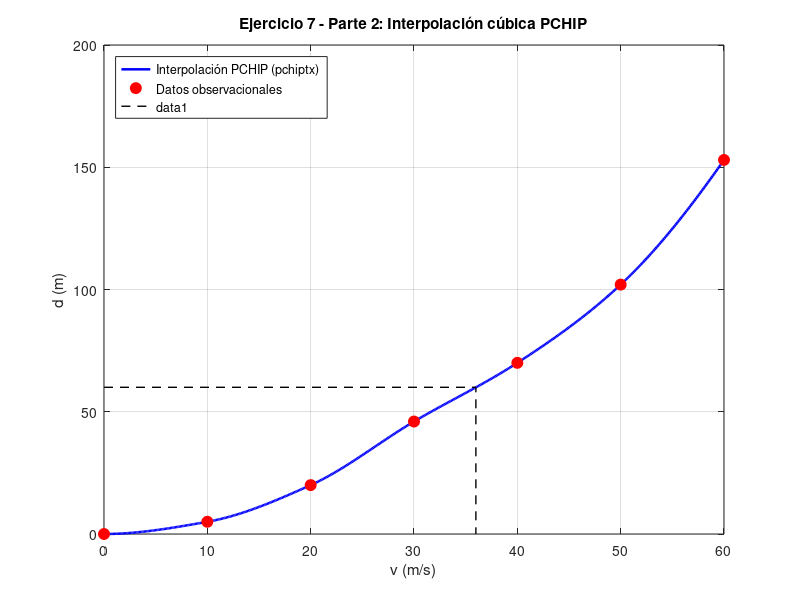

Write MATLAB code to recreate this figure.
function parte2()
  % Datos de la tabla
  v = [0, 10, 20, 30, 40, 50, 60];
  d = [0, 5, 20, 46, 70, 102, 153];

  % 1. Generar la grilla fina para la curva d(v)
  v_grid = linspace(0, 60, 500);
  d_pchip = interp1(v, d, v_grid, 'pchip');

  % 2. Invertir la interpolación para hallar v cuando d = 60 m
  d_lim = 60;
  v_lim_pchip = interp1(d, v, d_lim, 'pchip');

  fprintf('Velocidad límite con PCHIP (pchiptx): %.4f m/s\n', v_lim_pchip);

  % 3. Gráfica comparativa
  figure;
  plot(v_grid, d_pchip, 'b-', 'LineWidth', 1.8, 'DisplayName', 'Interpolación PCHIP (pchiptx)');
  hold on;
  plot(v, d, 'ro', 'MarkerFaceColor', 'r', 'MarkerSize', 8, 'DisplayName', 'Datos observacionales');
  plot([0, v_lim_pchip, v_lim_pchip], [d_lim, d_lim, 0], 'k--', 'LineWidth', 1);

  grid on;
  xlabel('v (m/s)'); ylabel('d (m)');
  title('Ejercicio 7 - Parte 2: Interpolación cúbica PCHIP');
  legend('location', 'northwest');
end
